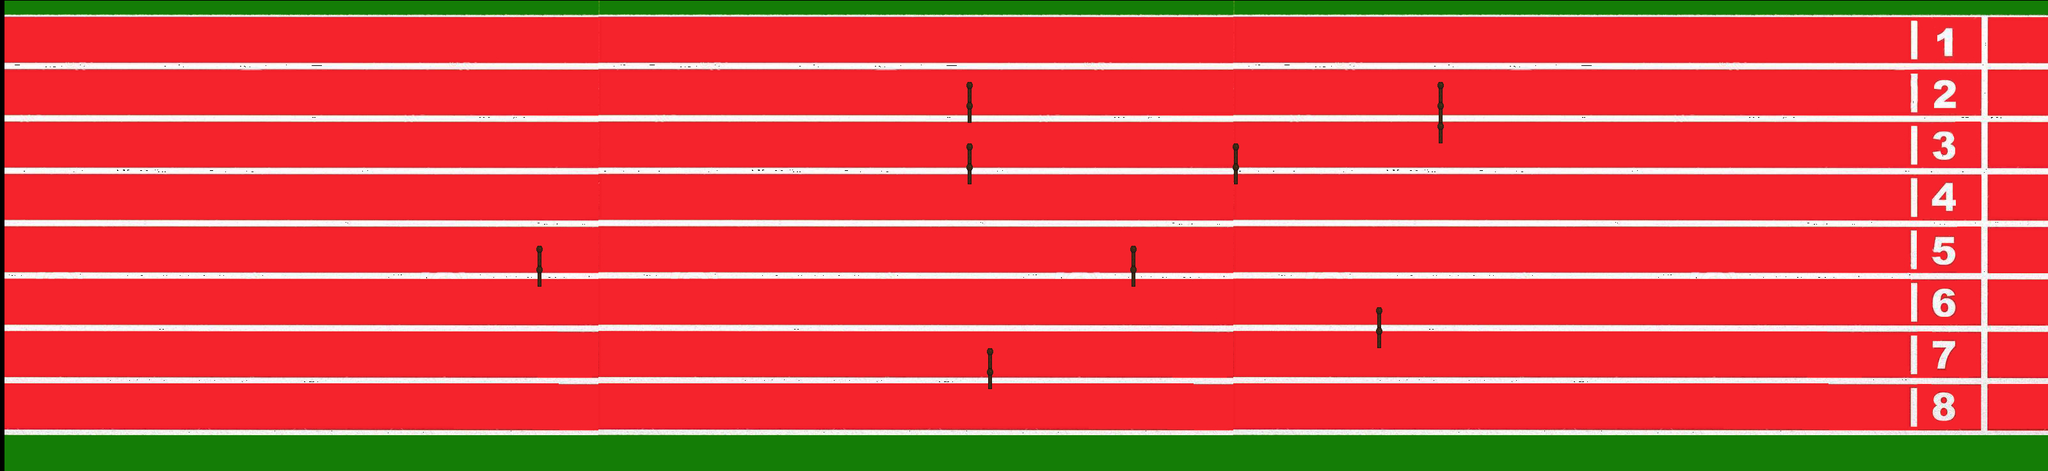

This game map was drawn from its Tiled (.tmx) file and the tilesets committed beside it. A one-line description and the trimmed map source follow:
An orthogonal 100x23 tile map with 32x32 px tiles, 2 tile layers (ground, boxes), 3 tilesets and 12 objects.

<map version="1.2" tiledversion="1.2.3" orientation="orthogonal" renderorder="right-down" width="100" height="23" tilewidth="32" tileheight="32" infinite="0" nextlayerid="5" nextobjectid="16">
 <tileset firstgid="1" name="zal" tilewidth="32" tileheight="32" tilecount="1000" columns="40">
  <image source="zal1.jpg" trans="ffffff" width="1300" height="821" />
 </tileset>
 <tileset firstgid="1001" name="stone_house_interior" tilewidth="32" tileheight="32" tilecount="256" columns="16">
  <image source="stone_house_interior.png" trans="ffffff" width="512" height="512" />
 </tileset>
 <tileset firstgid="1257" name="zal1" tilewidth="32" tileheight="32" tilecount="1000" columns="40">
  <image source="zal1.jpg" trans="ffffff" width="1300" height="821" />
 </tileset>
 <layer id="1" name="ground" width="100" height="23" offsetx="7" offsety="1">
  <data>[2300 cells, 2300 non-empty, 920 distinct tile ids]</data>
 </layer>
 <layer id="3" name="boxes" width="100" height="23">
  <data>[2300 cells, 18 non-empty, 2 distinct tile ids]</data>
 </layer>
 <objectgroup id="4" name="finish" visible="0">
  <object id="14" x="2990.91" y="57.5758" width="90.9091" height="618.182" />
 </objectgroup>
 <objectgroup id="2" name="colliders" visible="0">
  <object id="2" x="16" y="8" width="3184" height="30.9091" />
  <object id="3" x="3142.79" y="-48" width="57.2121" height="784" />
  <object id="4" x="0" y="696" width="3224" height="32" />
  <object id="6" x="1510" y="136" width="8" height="44" />
  <object id="7" x="1512" y="228" width="6" height="46" />
  <object id="8" x="1766" y="388" width="8" height="54" />
  <object id="9" x="1928" y="226" width="2" height="58" />
  <object id="10" x="2152" y="482" width="2" height="58" />
  <object id="11" x="1542" y="546" width="6" height="52" />
  <object id="12" x="838" y="382" width="6" height="62" />
  <object id="13" x="2248" y="130" height="86" />
 </objectgroup>
</map>
